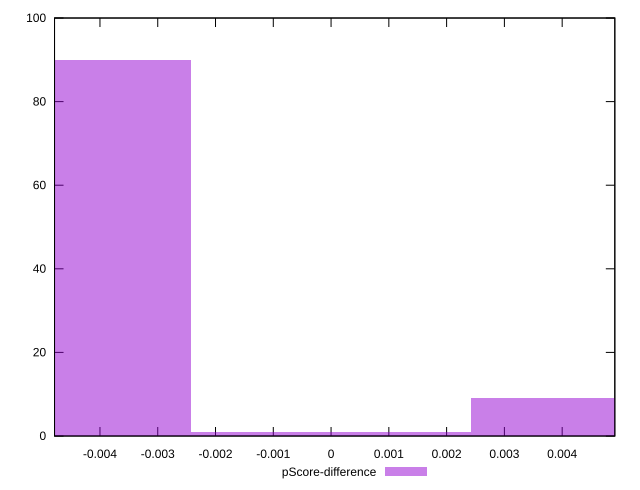

Reproduce this figure in gnuplot.
reset

$pScoreDifference <<EOF
0.004844439266220331 9
-0.004844439266220331 90
0 1
EOF

set key outside below
set boxwidth 0.004844439266220331
set xrange [-0.004786309675814171:0.004911344247819915]
set yrange [0:100]
set trange [0:100]
set style fill transparent solid 0.5 noborder
set terminal svg size 640, 490 enhanced background rgb 'white'
set output "reports/report_00033_2021-03-01T14-23-16.841Z/mainthread-work-breakdown/samples/astro-inner-cached/pScore-difference/histogram.svg"

plot $pScoreDifference title "pScore-difference" with boxes

reset
